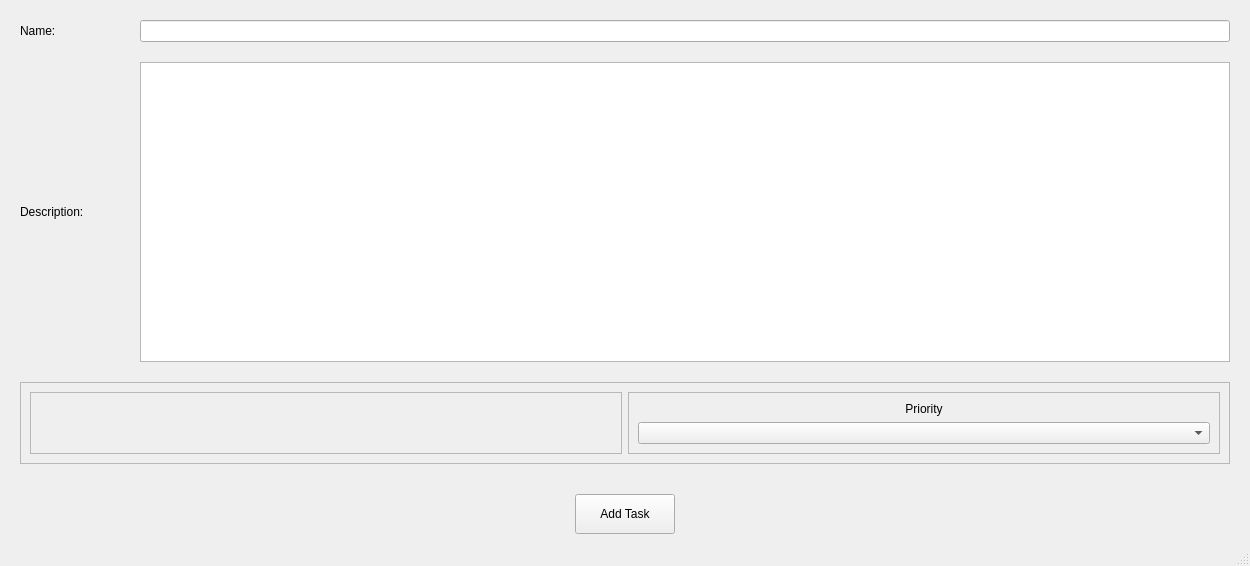
<?xml version="1.0" encoding="UTF-8"?>
<ui version="4.0">
 <class>AddNewTaskWindow</class>
 <widget class="QMainWindow" name="AddNewTaskWindow">
  <property name="geometry">
   <rect>
    <x>0</x>
    <y>0</y>
    <width>1250</width>
    <height>566</height>
   </rect>
  </property>
  <property name="windowTitle">
   <string>MainWindow</string>
  </property>
  <widget class="QWidget" name="centralwidget">
   <layout class="QVBoxLayout" name="verticalLayout_2">
    <property name="spacing">
     <number>20</number>
    </property>
    <property name="leftMargin">
     <number>20</number>
    </property>
    <property name="topMargin">
     <number>20</number>
    </property>
    <property name="rightMargin">
     <number>20</number>
    </property>
    <property name="bottomMargin">
     <number>0</number>
    </property>
    <item>
     <layout class="QVBoxLayout" name="TaskLayoutVBox">
      <property name="spacing">
       <number>20</number>
      </property>
      <item>
       <layout class="QHBoxLayout" name="TaskNameHBox">
        <property name="spacing">
         <number>20</number>
        </property>
        <item>
         <widget class="QLabel" name="TaskNameLabel">
          <property name="sizePolicy">
           <sizepolicy hsizetype="Preferred" vsizetype="Preferred">
            <horstretch>0</horstretch>
            <verstretch>0</verstretch>
           </sizepolicy>
          </property>
          <property name="minimumSize">
           <size>
            <width>100</width>
            <height>0</height>
           </size>
          </property>
          <property name="text">
           <string>Name: </string>
          </property>
         </widget>
        </item>
        <item>
         <widget class="QLineEdit" name="TaskNameInputField">
          <property name="sizePolicy">
           <sizepolicy hsizetype="Expanding" vsizetype="Preferred">
            <horstretch>0</horstretch>
            <verstretch>0</verstretch>
           </sizepolicy>
          </property>
         </widget>
        </item>
       </layout>
      </item>
      <item>
       <layout class="QHBoxLayout" name="TaskDescriptionHBox">
        <property name="spacing">
         <number>20</number>
        </property>
        <item>
         <widget class="QLabel" name="TaskDescriptionLabel">
          <property name="sizePolicy">
           <sizepolicy hsizetype="Preferred" vsizetype="Preferred">
            <horstretch>0</horstretch>
            <verstretch>0</verstretch>
           </sizepolicy>
          </property>
          <property name="minimumSize">
           <size>
            <width>100</width>
            <height>0</height>
           </size>
          </property>
          <property name="baseSize">
           <size>
            <width>100</width>
            <height>0</height>
           </size>
          </property>
          <property name="text">
           <string>Description:</string>
          </property>
         </widget>
        </item>
        <item>
         <widget class="QTextEdit" name="TaskDescriptionTextEdit"/>
        </item>
       </layout>
      </item>
     </layout>
    </item>
    <item>
     <widget class="QFrame" name="MiddleFrame">
      <property name="frameShape">
       <enum>QFrame::StyledPanel</enum>
      </property>
      <property name="frameShadow">
       <enum>QFrame::Raised</enum>
      </property>
      <layout class="QHBoxLayout" name="horizontalLayout">
       <item>
        <widget class="QFrame" name="PlaceholderFrame">
         <property name="frameShape">
          <enum>QFrame::StyledPanel</enum>
         </property>
         <property name="frameShadow">
          <enum>QFrame::Raised</enum>
         </property>
         <layout class="QVBoxLayout" name="verticalLayout_3"/>
        </widget>
       </item>
       <item>
        <widget class="QFrame" name="PriorityFrame">
         <property name="frameShape">
          <enum>QFrame::StyledPanel</enum>
         </property>
         <property name="frameShadow">
          <enum>QFrame::Raised</enum>
         </property>
         <layout class="QVBoxLayout" name="verticalLayout_4">
          <item>
           <widget class="QLabel" name="PriorityLabel">
            <property name="text">
             <string>Priority</string>
            </property>
            <property name="alignment">
             <set>Qt::AlignCenter</set>
            </property>
           </widget>
          </item>
          <item>
           <widget class="QComboBox" name="PriorityComboBox"/>
          </item>
         </layout>
        </widget>
       </item>
      </layout>
     </widget>
    </item>
    <item>
     <layout class="QHBoxLayout" name="AddTaskBtnFrame">
      <property name="leftMargin">
       <number>10</number>
      </property>
      <property name="topMargin">
       <number>10</number>
      </property>
      <property name="rightMargin">
       <number>10</number>
      </property>
      <property name="bottomMargin">
       <number>10</number>
      </property>
      <item>
       <widget class="QPushButton" name="AddTaskBtn">
        <property name="sizePolicy">
         <sizepolicy hsizetype="Fixed" vsizetype="Fixed">
          <horstretch>0</horstretch>
          <verstretch>0</verstretch>
         </sizepolicy>
        </property>
        <property name="minimumSize">
         <size>
          <width>100</width>
          <height>40</height>
         </size>
        </property>
        <property name="text">
         <string>Add Task</string>
        </property>
       </widget>
      </item>
     </layout>
    </item>
   </layout>
  </widget>
  <widget class="QMenuBar" name="menubar">
   <property name="geometry">
    <rect>
     <x>0</x>
     <y>0</y>
     <width>1250</width>
     <height>22</height>
    </rect>
   </property>
  </widget>
  <widget class="QStatusBar" name="statusbar"/>
 </widget>
 <resources/>
 <connections/>
</ui>
